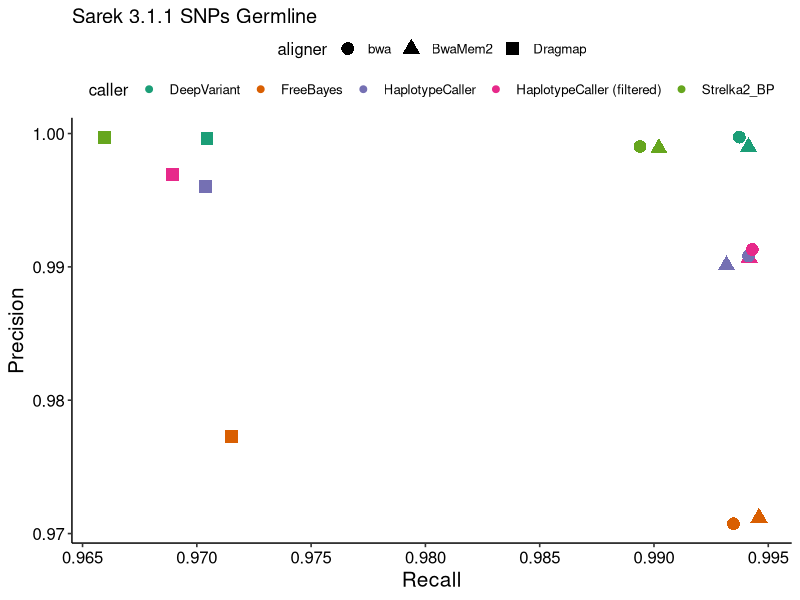
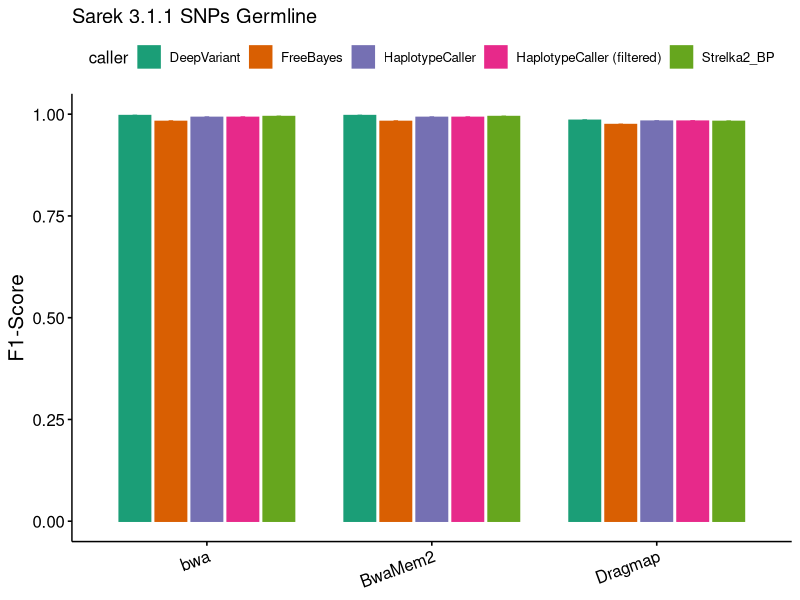
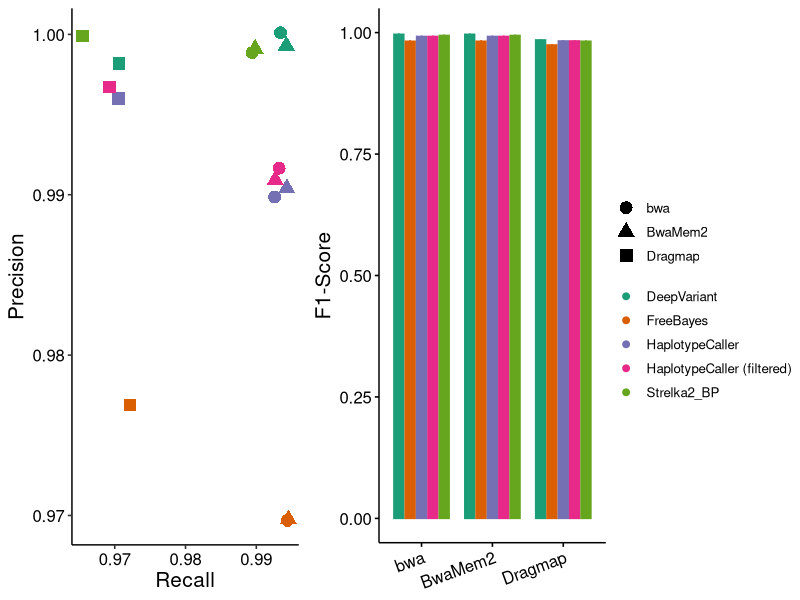
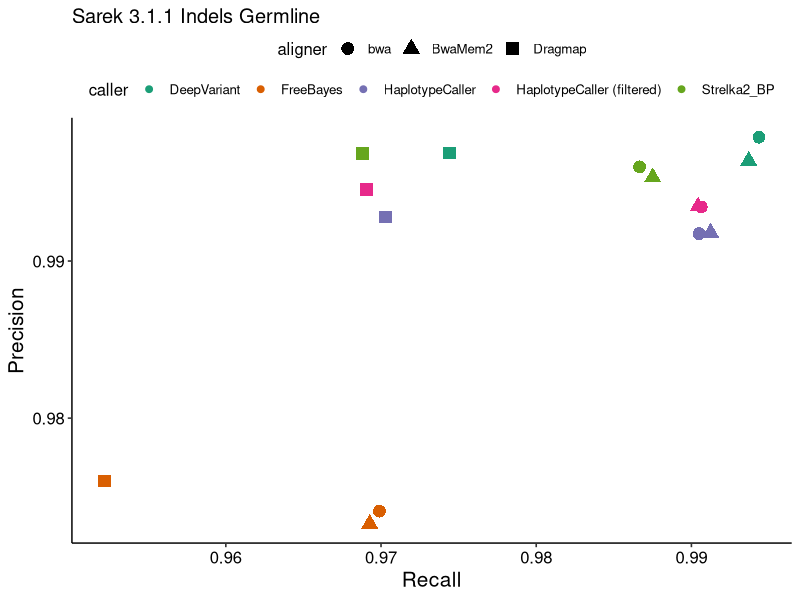
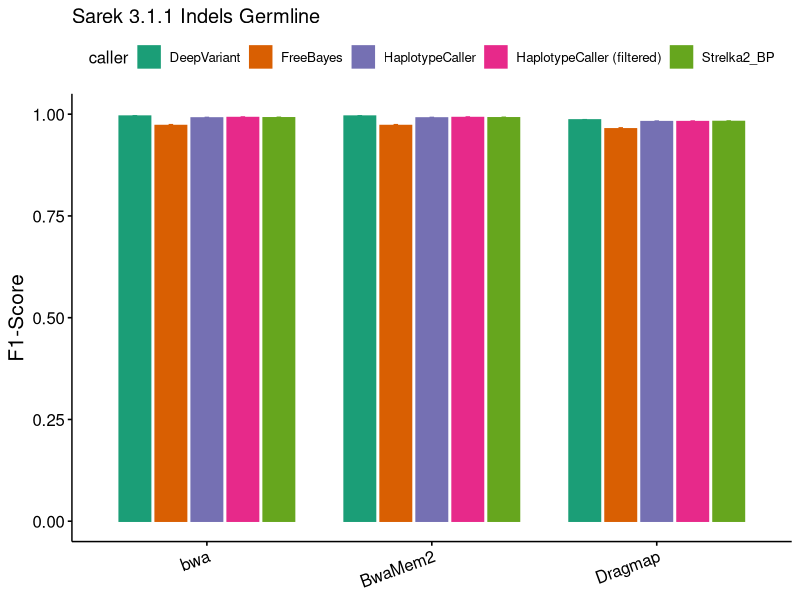
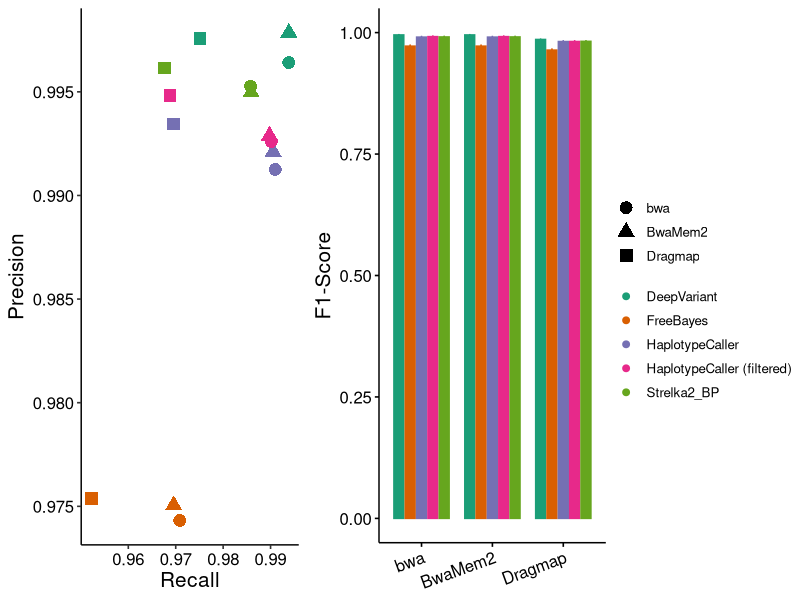
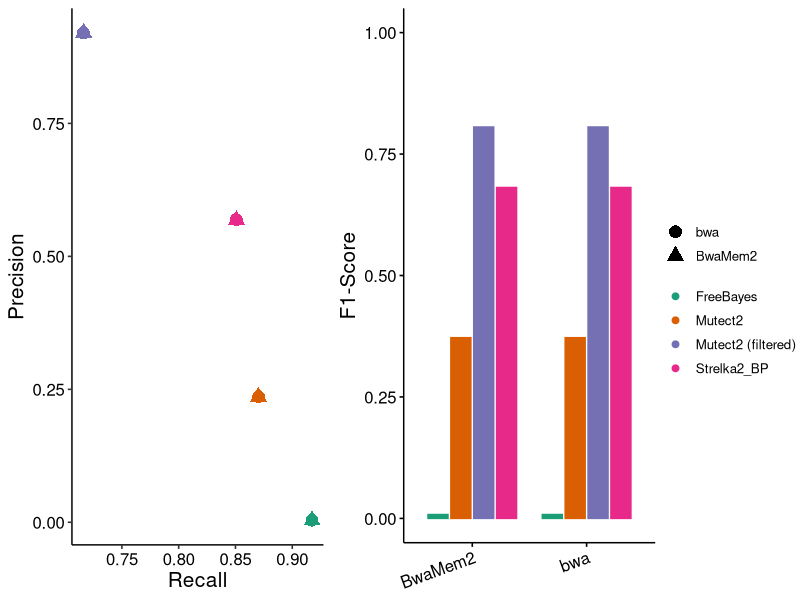
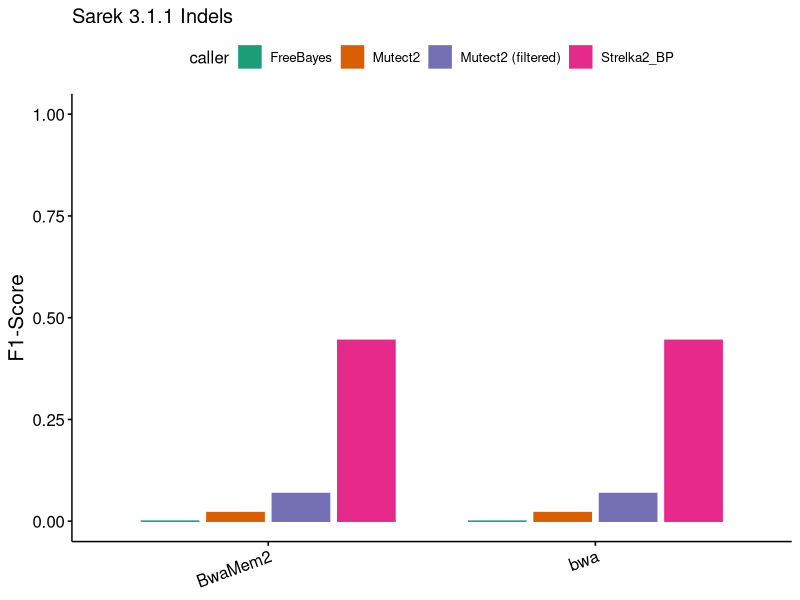

The R source for these figures, in order:
## ---- chunk 1
knitr::opts_chunk$set(echo = TRUE)
# Import all R libraries
library(dplyr)
library(patchwork)
library(forcats)
library(ggplot2)
library(cowplot)
library(knitr)
library(kableExtra)
library(ggpubr)
library(viridisLite)

theme_set(theme_gray())
results_folder <- "results/functional/"
dir.create(results_folder)
## ---- chunk 2

my_palette = palette.colors(palette = "Dark2")

plot_scatter <- function (data, recall, precision, title, outputfile) {
    p <- ggplot(data, aes(!!!ensyms(x=recall, y=precision)), environment = environment()) +
          ggtitle(title) +
          geom_jitter(aes(color=caller, shape = aligner),size = 4, width = 0.001, height = 0.001) +
          theme_pubr() +
          guides(colour = guide_legend(override.aes = list(size=2, alpha = 1))) +
          theme(axis.text.x = element_text(size=12),
               axis.text.y = element_text(size=12),
               axis.title.y = element_text(size=15),
               axis.title.x = element_text(size=15),
               legend.position="top",  legend.box="vertical", legend.margin=margin()) +
          labs(x="Recall", y = "Precision") +
          scale_color_manual(values = my_palette)

    if(!is.na(outputfile)) {
      ggsave(plot=p, filename = paste0(results_folder,outputfile), device="png", width=10, height=10, units="cm")
    }
    return(p)

}

plot_score <- function(data, f1, title, outputfilename) {
  p <- ggbarplot(data, x="aligner", y = f1, fill = "caller", color = "caller", position=position_dodge(width = 0.8), title = title, add = "mean_sd")  +
    theme(axis.text.x = element_text(size=12, angle = 20, hjust=1),
          axis.text.y = element_text(size=12),
          axis.title.y = element_text(size=15),
          axis.title.x = element_blank()) +
    labs(y= "F1-Score") +
    scale_y_continuous(limits=seq(0,1)) +
    scale_fill_manual(values = my_palette) + scale_color_manual(values = my_palette)

  if(!is.na(outputfilename)){
    ggsave(plot=p, filename = paste0(results_folder,outputfilename), device="png", dpi = 600)
  }
  
  return(p)
}

plot_summary <- function(scatter, score, outputfilename){
  
  p <- ggpubr::ggarrange(scatter + labs(shape=NULL, colour=NULL, title=NULL), 
                        score + labs(title=NULL),
                        ncol=2, nrow=1, common.legend = T, legend = "right") 
  ggsave(plot=p, filename = paste0(results_folder, outputfilename), device="png", width = 25, height = 10, units = "cm")
  
  return(p)
}

## ---- chunk 3
data_30_germline <- read.table(file = "../data/functional/germline/sarek_30/merged_30_germline.csv", sep = ',', header = TRUE) %>%
        mutate('aligner' = case_when(
          grepl("dragmap", run) ~ "Dragmap",
          grepl("bwamem2", run) ~ "BwaMem2",
          grepl("bwa", run) ~ "bwa",
           TRUE ~ "other")) %>%
        mutate('caller' = case_when(
            grepl("strelka", run) ~ "Strelka2_BP",
            grepl("haplotypecaller", run) & !grepl("filtered", run) ~ "HaplotypeCaller",
            grepl("haplotypecaller_filtered", run) ~ "HaplotypeCaller (filtered)",
            grepl("freebayes", run) ~ "FreeBayes",
            grepl("deepvariant", run) ~ "DeepVariant",
             TRUE ~ "other")) %>%
      filter(Filter !='ALL') %>%
      mutate("version" = "sarek3")
## ---- chunk 4

data_30_germline_snps = data_30_germline %>% filter(Type !='INDEL')
data_30_germline_indels = data_30_germline %>% filter(Type !='SNP')

data_30_germline_mean <- data_30_germline %>%
                          group_by(aligner, caller, Type) %>%
                          summarise(across(METRIC.Recall, mean, .names = 'mean_recall'),
                                    across(METRIC.Recall, sd, .names = 'sd_recall'),
                                    across(METRIC.Precision, mean, .names = 'mean_precision'),
                                    across(METRIC.Precision, sd, .names = 'sd_precision'),
                                    across(METRIC.F1_Score, mean, .names = 'mean_f1'),
                                    across(METRIC.F1_Score, sd, .names = 'sd_f1'))

data_30_germline_mean_snps <- data_30_germline_mean %>% filter(Type !='INDEL') 
data_30_germline_mean_indels <- data_30_germline_mean %>% filter(Type !='SNP')
## ---- chunk 5
knitr::kable(data_30_germline_mean_snps) %>%
    kable_styling(bootstrap_options = c("striped", "hover", "condensed", "responsive")) %>%
    scroll_box(width = "100%")
## ---- chunk 6
knitr::kable(data_30_germline_mean_indels) %>%
    kable_styling(bootstrap_options = c("striped", "hover", "condensed", "responsive")) %>%
    scroll_box(width = "100%")
## ---- chunk 7
scatter_snps_germline <- plot_scatter(data_30_germline_mean_snps, "mean_recall", "mean_precision", "Sarek 3.1.1 SNPs Germline", "snps_prec_recall_30_germline.png")
score_snps_germline <- plot_score(data_30_germline_snps , 'METRIC.F1_Score', "Sarek 3.1.1 SNPs Germline", "snps_fscore_311_germline.png")
  
scatter_snps_germline
score_snps_germline

plot_summary(scatter_snps_germline, score_snps_germline, "germline_30_snps_summary.png")
## ---- chunk 8
scatter_indels_germline <- plot_scatter(data_30_germline_mean_indels, 'mean_recall', 'mean_precision', "Sarek 3.1.1 Indels Germline", "indels_prec_recall_30_germline.png")
score_indels_germline <- plot_score(data_30_germline_indels , 'METRIC.F1_Score', "Sarek 3.1.1 Indels Germline", "indels_fscore_311_germline.png")

scatter_indels_germline
score_indels_germline

plot_summary(scatter_indels_germline, score_indels_germline, "germline_30_indels_summary.png")
## ---- chunk 9
data_30_somatic <- read.table(file = "../data/functional/somatic/merged.txt", header = TRUE) %>%
        mutate('aligner' = case_when(
          grepl("dragmap", run) ~ "Dragmap",
          grepl("bwamem2", run) ~ "BwaMem2",
          grepl("bwa", run) ~ "bwa",
           TRUE ~ "other")) %>%
        mutate('caller' = case_when(
            grepl("strelka", run) ~ "Strelka2_BP",
            grepl("mutect2", run) & !grepl("filtered", run) ~ "Mutect2",
            grepl("mutect2_filtered", run) ~ "Mutect2 (filtered)",
            grepl("freebayes", run) ~ "FreeBayes",
             TRUE ~ "other")) %>%
        mutate('type' = case_when(
            grepl("SNV", run) ~ "SNV",
            grepl("INDEL", run) ~ "INDEL",
            TRUE ~ "other")) %>%
      mutate("version" = "sarek3")
# data_30_somatic <- read.table(file = "../data/functional/merged_30_trimmed.csv", sep = ',', header = TRUE) %>%
#         mutate('aligner' = case_when(
#           grepl("dragmap", run) ~ "Dragmap",
#           grepl("bwamem2", run) ~ "BwaMem2",
#           grepl("bwa", run) ~ "bwa",
#            TRUE ~ "other")) %>%
#         mutate('caller' = case_when(
#             grepl("strelka", run) ~ "Strelka2_BP",
#             grepl("mutect2", run) & !grepl("filtered", run) ~ "Mutect2",
#             grepl("mutect2_filtered", run) ~ "Mutect2 (filtered)",
#             grepl("freebayes", run) ~ "FreeBayes",
#              TRUE ~ "other")) %>%
#       filter(type !='records') %>%
#       mutate("f_score" = 2 * ((precision*recall)/(precision+recall))) %>%
#       mutate("version" = "sarek3")
# 
# data_27_somatic <- read.table(file = "../data/functional/merged_27.csv", sep = ',', header = TRUE) %>%
#         mutate('aligner' = case_when(
#           grepl("bwamem2", run) ~ "BwaMem2",
#           grepl("bwa", run) ~ "bwa",
#            TRUE ~ "other")) %>%
#         mutate('Variant caller' = case_when(
#             grepl("strelka_", run)  ~ "Strelka2",
#             grepl("strelkabp_", run)  ~ "Strelka2_BP",
#             grepl("mutect2", run) & !grepl("filtered", run) ~ "Mutect2",
#             grepl("mutect2_filtered", run) ~ "Mutect2 (filtered)",
#             grepl("freebayes", run) ~ "FreeBayes",
#              TRUE ~ "other")) %>%
#       filter(type !='records') %>%
#       mutate("f_score" = 2 * ((precision*recall)/(precision+recall)))%>%
#       mutate("version" = "sarek2")
## ---- chunk 10
data_snvs_30_somatic =  data_30_somatic %>% filter(type !='INDEL')
#data_snvs_27_somatic =  data_27_somatic %>% filter(type !='indels')

data_indels_30_somatic =  data_30_somatic %>% filter(type !='SNV')
#data_indels_27_somatic =  data_27_somatic %>% filter(type !='SNVs')
## ---- chunk 11
#test <- rbind(data_snvs_30_somatic, data_snvs_2_somatic7) %>% mutate(fill = ifelse(version == "sarek2", caller, NA))
somatic_snvs_scatter <- plot_scatter(data_snvs_30_somatic, 'Sensitivity', 'Precision', "SNVs", "snvs_prec_recall_30_somatic.png")
somatic_snvs_fscore <- plot_score(data_snvs_30_somatic, 'F.measure', "Sarek 3.1.1 SNVS", "snvs_fscore_311_somatic.png")

plot_summary(somatic_snvs_scatter, somatic_snvs_fscore, "somatic_30_snvs_summary.png")
## ---- chunk 12


#plot_score(data_snvs_27_somatic, 'f_score', "Sarek 2.7.2", "snvs_fscore_272_somatic.png")
## ---- chunk 13

plot_score(data_indels_30_somatic, 'F.measure', "Sarek 3.1.1 Indels", "snvs_fscore_311_somatic.png")
#plot_score(data_snvs_27_somatic, 'f_score', "Sarek 2.7.2", "snvs_fscore_272_somatic.png")

## ---- chunk 14
installed.packages()[names(sessionInfo()$otherPkgs), "Version"]
